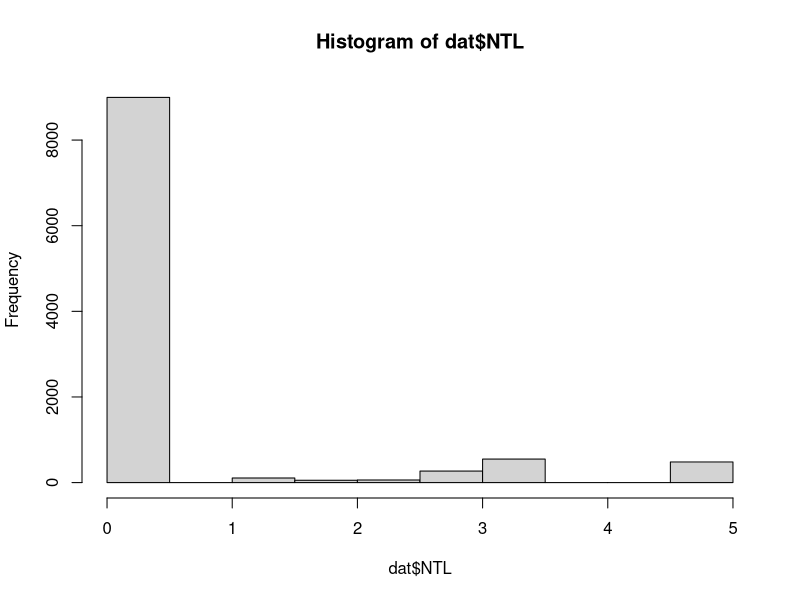

This chart was generated by the following R code: (Note: this script raises an error after producing the figure.)
rm(list=ls(all=TRUE))
set.seed(123)
library('mvtnorm')

#get data
dat=read.csv('original data/fake data.csv',as.is=T)  #for testing
#dat=read.csv('original data/Mal_dat.csv',as.is=T)

ind=which(colnames(dat)%in%c('ComID',"ChdID",'Mal',"Age",'Latitude','Longitude','survey','village'))
covs=colnames(dat[-ind])

cor1=cor(dat[,covs]) #strong correlation NDVI & LST_D
cond=cor1 > -0.6 & cor1 < 0.6
cor1[cond]=NA
diag(cor1)=NA
cor1

#remove strongly correlated covariates: Slope, Prec, Rain_all, LST_D
covs=c('Dist_HF','Dist_UC','Elevation', 'Aspect',"pop",'NDVI','Dist_water','Dist_Roads','LST_N','NTL')

#tranform NTL to log form
hist(dat$NTL)
dat$NTL=log(dat$NTL+1)

#standardize covariates for each survey
nsurv=max(dat$survey)
for (i in 1:nsurv){
  cond=dat$survey==i
  dat1=dat[cond,]
  indiv=dat1[,c('village','Latitude','Longitude','Age','Mal')]
  
  #standardize village level covariates
  covmat=unique(dat1[,c('village',covs)])
  media1=colMeans(covmat[,covs])
  sd1=apply(covmat[,covs],2,sd)
  for (j in 1:length(covs)){
    tipo=covs[j]
    covmat[,tipo]=(covmat[,tipo]-media1[tipo])/sd1[tipo]
  }
  print(c(i,nrow(covmat)))
  
  fim=merge(indiv,covmat,all=T); 
  print(c(i,nrow(indiv),nrow(fim)))
  
  #standardize age
  age.m=mean(fim$Age)
  age.sd=sd(fim$Age)
  fim$Age=(fim$Age-age.m)/age.sd
  
  media1=c(media1,age.m); names(media1)[length(media1)]='Age'
  sd1=c(sd1,age.sd);      names(sd1)[length(sd1)]='Age'
  
  nomes=paste('Original model/edited data/',c('stats','AP'),i,'.csv',sep='')
  stats=rbind(media1,sd1)
  write.csv(stats,nomes[1])
  write.csv(fim,nomes[2],row.names=F)
}

